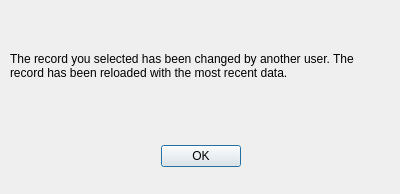
<?xml version="1.0" encoding="UTF-8"?>
<ui version="4.0">
 <class>Dialog</class>
 <widget class="QDialog" name="Dialog">
  <property name="geometry">
   <rect>
    <x>0</x>
    <y>0</y>
    <width>400</width>
    <height>194</height>
   </rect>
  </property>
  <property name="windowTitle">
   <string>Dialog</string>
  </property>
  <widget class="QDialogButtonBox" name="buttonBox">
   <property name="geometry">
    <rect>
     <x>0</x>
     <y>140</y>
     <width>401</width>
     <height>32</height>
    </rect>
   </property>
   <property name="orientation">
    <enum>Qt::Horizontal</enum>
   </property>
   <property name="standardButtons">
    <set>QDialogButtonBox::Ok</set>
   </property>
   <property name="centerButtons">
    <bool>true</bool>
   </property>
  </widget>
  <widget class="QLabel" name="label">
   <property name="geometry">
    <rect>
     <x>10</x>
     <y>0</y>
     <width>371</width>
     <height>131</height>
    </rect>
   </property>
   <property name="text">
    <string>The record you selected has been changed by another user. The record has been reloaded with the most recent data.</string>
   </property>
   <property name="wordWrap">
    <bool>true</bool>
   </property>
  </widget>
 </widget>
 <resources/>
 <connections>
  <connection>
   <sender>buttonBox</sender>
   <signal>accepted()</signal>
   <receiver>Dialog</receiver>
   <slot>accept()</slot>
   <hints>
    <hint type="sourcelabel">
     <x>248</x>
     <y>254</y>
    </hint>
    <hint type="destinationlabel">
     <x>157</x>
     <y>274</y>
    </hint>
   </hints>
  </connection>
  <connection>
   <sender>buttonBox</sender>
   <signal>rejected()</signal>
   <receiver>Dialog</receiver>
   <slot>reject()</slot>
   <hints>
    <hint type="sourcelabel">
     <x>316</x>
     <y>260</y>
    </hint>
    <hint type="destinationlabel">
     <x>286</x>
     <y>274</y>
    </hint>
   </hints>
  </connection>
 </connections>
</ui>
